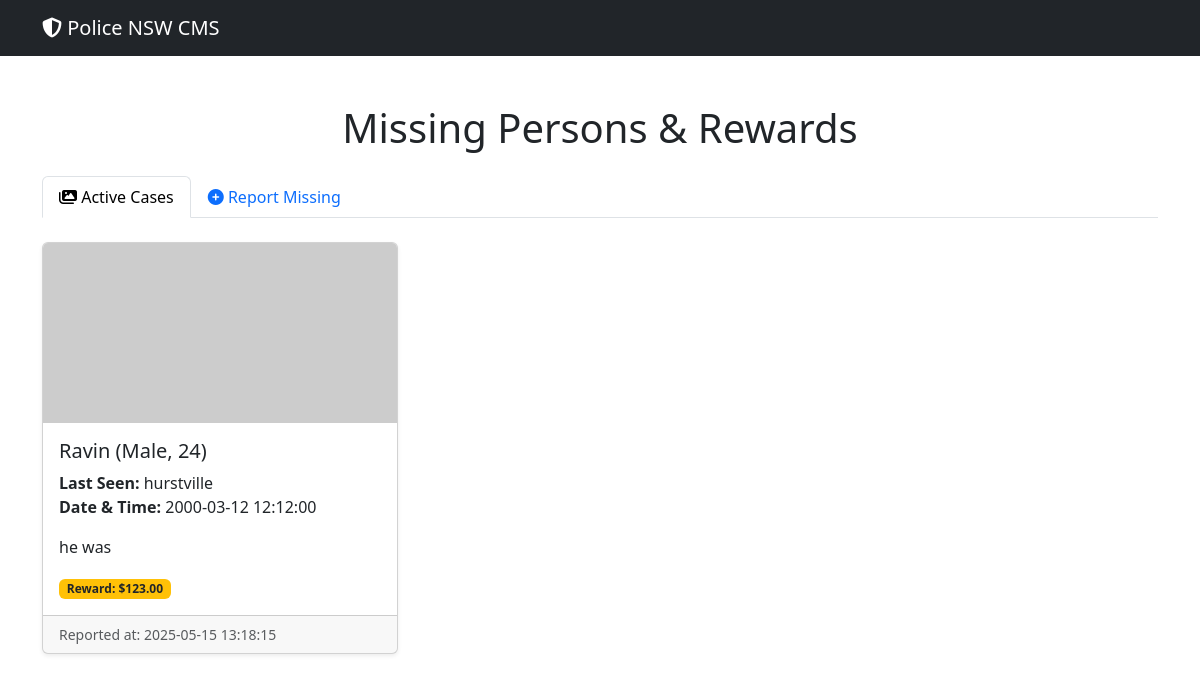
Screenshot of /missing.php with the database file from the repository.
### tables this page shows
CREATE TABLE `missing_persons` (
  `id` int(11) NOT NULL,
  `name` varchar(100) NOT NULL,
  `age` int(11) DEFAULT NULL,
  `gender` enum('Male','Female','Other') DEFAULT NULL,
  `last_seen_datetime` datetime DEFAULT NULL,
  `last_seen_location` varchar(255) DEFAULT NULL,
  `description` text DEFAULT NULL,
  `photo_path` varchar(255) DEFAULT NULL,
  `reward_amount` decimal(10,2) DEFAULT 0.00,
  `reported_at` datetime NOT NULL DEFAULT current_timestamp()
);

### missing.php (the view, shortened to what this page needs)
<?php
function h($str) {
    return htmlspecialchars($str, ENT_QUOTES, 'UTF-8');
}
$conn = getDbConnection();
$result = $conn->query("SELECT * FROM missing_persons ORDER BY reported_at DESC");
$cases  = $result ? $result->fetch_all(MYSQLI_ASSOC) : [];
$totalCases = count($cases);
?>
<!DOCTYPE html>
<html lang="en">
<head>
  <link href="https://cdn.jsdelivr.net/npm/bootstrap@5.3.0/dist/css/bootstrap.min.css" rel="stylesheet">
</head>
<body>
<nav class="navbar navbar-expand-lg navbar-dark bg-dark">
  <div class="container">
    <a class="navbar-brand" href="index.php">
      <i class="fas fa-shield-alt"></i> Police NSW CMS
    </a>
  </div>
</nav>
<div class="container my-5">
  <h1 class="mb-4 text-center">Missing Persons & Rewards</h1>
  <ul class="nav nav-tabs mb-4" id="mpTabs" role="tablist">
    <li class="nav-item" role="presentation">
      <button class="nav-link active" id="list-tab" data-bs-toggle="tab"
              data-bs-target="#list" type="button" role="tab">
        <i class="fas fa-images"></i> Active Cases
      </button>
    </li>
    <li class="nav-item" role="presentation">
      <button class="nav-link" id="report-tab" data-bs-toggle="tab"
              data-bs-target="#report" type="button" role="tab">
        <i class="fas fa-plus-circle"></i> Report Missing
      </button>
    </li>
  </ul>
  <div class="tab-content" id="mpTabsContent">
    <div class="tab-pane fade show active" id="list" role="tabpanel">
      <?php if ($totalCases === 0): ?>
        <p class="text-center">No active cases at the moment.</p>
      <?php else: ?>
        <div class="row g-4" id="caseContainer">
          <?php foreach ($cases as $c): ?>
            <div class="col-md-4 case-card"
                 data-name="<?= strtolower(h($c['name'])) ?>"
                 data-location="<?= strtolower(h($c['last_seen_location'])) ?>"
                 data-reported="<?= strtotime($c['reported_at']) ?>"
                 data-reward="<?= $c['reward_amount'] ?>">
              <div class="card h-100 shadow-sm">
                <?php if ($c['photo_path']): ?>
                  <img src="<?= h($c['photo_path']) ?>" class="card-img-top case-thumb" alt="Photo of <?= h($c['name']) ?>">
                <?php else: ?>
                  <img src="https://via.placeholder.com/350x180?text=No+Photo" class="card-img-top case-thumb" alt="No photo">
                <?php endif; ?>
                <div class="card-body">
                  <h5 class="card-title"><?= h($c['name']) ?> (<?= h($c['gender']) ?>, <?= h($c['age']) ?>)</h5>
                  <p class="card-text"><b>Last Seen:</b> <?= h($c['last_seen_location']) ?> <br>
                    <b>Date & Time:</b> <?= h($c['last_seen_datetime']) ?></p>
                  <p class="card-text"><?= h($c['description']) ?></p>
                  <?php if ($c['reward_amount'] > 0): ?>
                    <span class="badge bg-warning text-dark">Reward: $<?= number_format($c['reward_amount'], 2) ?></span>
                  <?php endif; ?>
                </div>
                <div class="card-footer text-muted small">
                  Reported at: <?= h($c['reported_at']) ?>
                </div>
              </div>
            </div>
          <?php endforeach; ?>
        </div>
      <?php endif; ?>
    </div>
  </div>
</div>
</body>
</html>

### missing.php (style rules this page uses)
.case-thumb { height: 180px; object-fit: cover; cursor: pointer; }

### rows the page displays
missing_persons: name "Ravin", gender "Male", age "24", last_seen_location "hurstville", last_seen_datetime "2000-03-12 12:12:00", description "he was", reward_amount "123.00", reported_at "2025-05-15 13:18:15"
